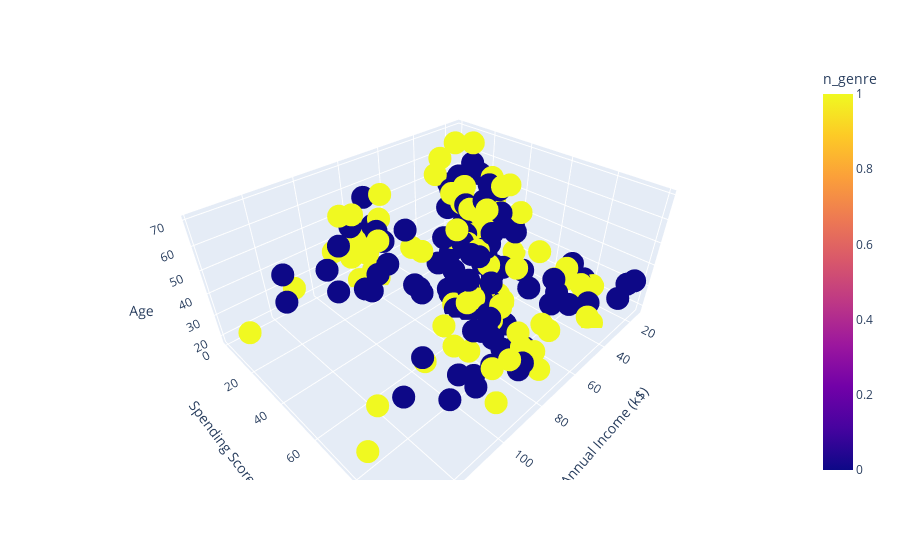

The notebook cell saved with this chart:
### Markdown cell above
Visualise the data

### Code cell
fig = px.scatter_3d(df,
             x = df["Annual Income (k$)"],
             y = df["Spending Score (1-100)"],
             z = df["Age"],
             color = df["n_genre"])
fig.show()

### Figure 1 — Plotly figure (JSON) as saved in the notebook; plotly's stock layout.template omitted (floating-point values rounded to 4 significant figures; data arrays with more than 128 entries replaced by an {"elided": "..."} marker saying what was removed)
{"data": [{"hovertemplate": "Annual Income (k$)=%{x}<br>Spending Score (1-100)=%{y}<br>Age=%{z}<br>n_genre=%{marker.color}<extra></extra>", "legendgroup": "", "marker": {"color": {"elided": "200 int values"}, "coloraxis": "coloraxis", "symbol": "circle"}, "mode": "markers", "name": "", "scene": "scene", "showlegend": false, "type": "scatter3d", "x": {"elided": "200 int values"}, "y": {"elided": "200 int values"}, "z": {"elided": "200 int values"}}], "layout": {"autosize": true, "coloraxis": {"colorbar": {"title": {"text": "n_genre"}}, "colorscale": [[0, "#0d0887"], [0.1111, "#46039f"], [0.2222, "#7201a8"], [0.3333, "#9c179e"], [0.4444, "#bd3786"], [0.5556, "#d8576b"], [0.6667, "#ed7953"], [0.7778, "#fb9f3a"], [0.8889, "#fdca26"], [1, "#f0f921"]]}, "legend": {"tracegroupgap": 0}, "margin": {"t": 60}, "scene": {"aspectmode": "auto", "aspectratio": {"x": 1.429, "y": 1.148, "z": 0.6093}, "camera": {"center": {"x": 0, "y": 0, "z": 0}, "eye": {"x": 1.18, "y": 1.18, "z": 1.18}, "projection": {"type": "perspective"}, "up": {"x": 0, "y": 0, "z": 1}}, "domain": {"x": [0, 1], "y": [0, 1]}, "xaxis": {"title": {"text": "Annual Income (k$)"}, "type": "linear"}, "yaxis": {"title": {"text": "Spending Score (1-100)"}, "type": "linear"}, "zaxis": {"title": {"text": "Age"}, "type": "linear"}}}}
